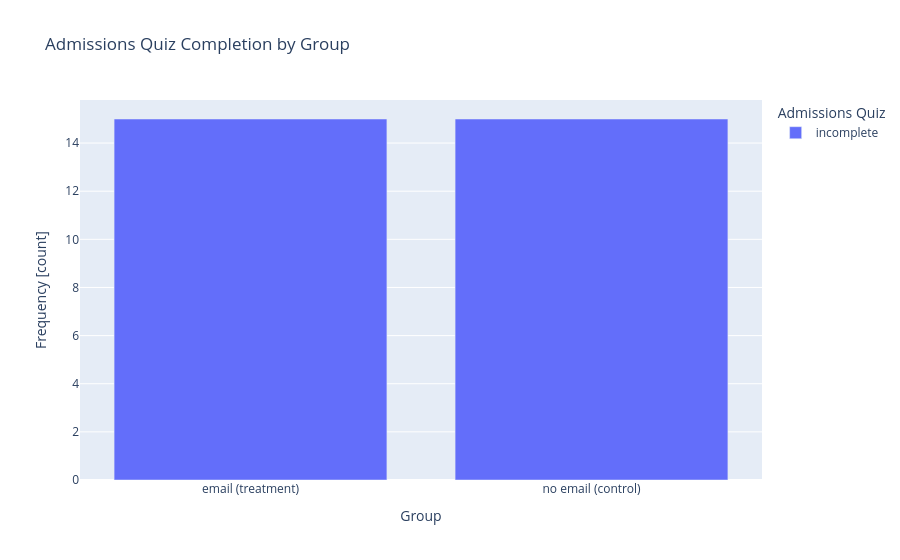

This figure's notebook cell:
### Markdown cell above
Visualizing the contingency table with a bar chart makes the comparison between the control and treatment groups immediately apparent.

### Code cell
# Create side-by-side bar chart
fig_contingency = px.bar(
    data_frame=contingency_table_df,
    barmode='group',
    title='Admissions Quiz Completion by Group'
)
fig_contingency.update_layout(
    xaxis_title='Group',
    yaxis_title="Frequency [count]",
    legend_title="Admissions Quiz"
)
fig_contingency.show()

### Figure 1 — Plotly figure (JSON) as saved in the notebook; plotly's stock layout.template omitted (floating-point values rounded to 4 significant figures)
{"data": [{"alignmentgroup": "True", "hovertemplate": "admissionsQuiz=incomplete<br>group=%{x}<br>value=%{y}<extra></extra>", "legendgroup": "incomplete", "marker": {"color": "#636efa", "pattern": {"shape": ""}}, "name": "incomplete", "offsetgroup": "incomplete", "orientation": "v", "showlegend": true, "textposition": "auto", "type": "bar", "x": ["email (treatment)", "no email (control)"], "xaxis": "x", "y": [15, 15], "yaxis": "y"}], "layout": {"barmode": "group", "legend": {"title": {"text": "Admissions Quiz"}, "tracegroupgap": 0}, "title": {"text": "Admissions Quiz Completion by Group"}, "xaxis": {"anchor": "y", "domain": [0, 1], "title": {"text": "Group"}}, "yaxis": {"anchor": "x", "domain": [0, 1], "title": {"text": "Frequency [count]"}}}}
